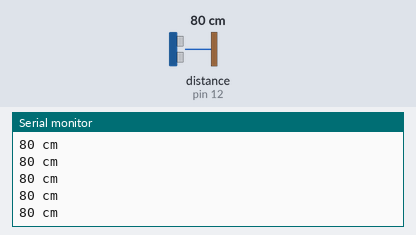
The sketch below on a simulated Arduino Uno, built with avr-gcc and run on an emulated ATmega328P. Shown: the last lines printed to the serial monitor. Wiring (inferred from the names in the program): ultrasonic range finder: trigger pin 13; echo pin 12. The inputs (shaded band) are chosen by the test bench; at power-on: distance to the obstacle (sensor on pin 12) 80 cm. The echo pulse lasts 58.3 µs per cm.

Above: at 1.2 s.
1.3 s: distance to the obstacle (sensor on pin 12) set to 2 cm
At 1.59 s:
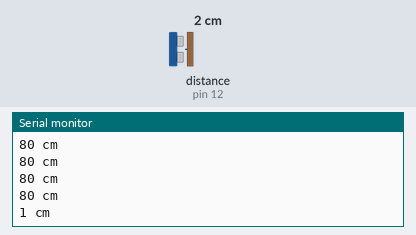
2.8 s: distance to the obstacle (sensor on pin 12) set to 4 cm
At 2.8 s:
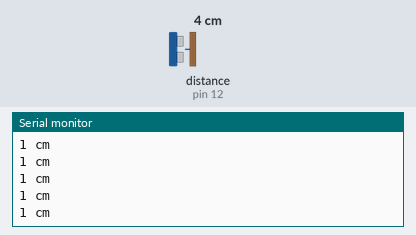
Timing chart, 0 to 5.8 s (numbered marks = the images above; inputs shaded):
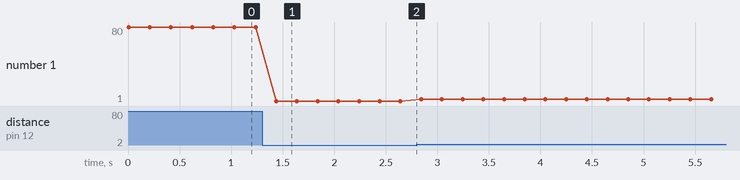

Measured:
- after the input at 1.3 s, the serial monitor: prints a new line after 0.14 s (image 1)
- plotted number 1: 80 → 1 after the input at 1.3 s, 1 → 3 after the input at 2.8 s

The sketch:

DISTANCIA_PC.ino
```cpp
/*
  ZDAY 2014 - PORTO
  Medidor de distâncias
 */

int pino_ativa_sensor = 13; // Porta digital associada ao pino de ativação do sensor
int pino_resultado_sensor = 12; // Porta digital associada ao pino do resultado do sensor
long tempo = 0; // Variável para guardar o tempo de voo
int distancia = 0; // Variável para guardar a conversão para centímetros

void setup() {
  // Definir a porta digital associada à ativação do sensor como saída
  pinMode(pino_ativa_sensor, OUTPUT);
  // Definir a porta digital associada ao resultado do sensor como entrada
  pinMode(pino_resultado_sensor, INPUT);
  // Configuração da velocidade comunicação da porta série
  Serial.begin(9600);
}

// Parte do código que executa infinitamente
void loop() {
  // Para ativar o sensor, é necessário emitir um pulso, pelo que
  // colocamos a porta no estado LOW, colocamos depois como HIGH
  // e por fim novamente LOW
  digitalWrite(pino_ativa_sensor, LOW);  // Desativa saída digital
  delayMicroseconds(2);                  // Aguarda 2 microssegundos
  digitalWrite(pino_ativa_sensor, HIGH); // Ativa saída digital
  delayMicroseconds(5);                  // Aguarda 5 microssegundos
  digitalWrite(pino_ativa_sensor, LOW);  // Desativa saída digital

  // O sensor devolve um pulso proporcional ao tempo que passou entre
  // a emissão e a receção do sinal. A função seguinte conta quantos
  // microssegundos este pulso dura e guarda o valor na variável tempo
  tempo = pulseIn(pino_resultado_sensor, HIGH);
  // O som percorre 340 m/s a 15ºC, o que corresponde aproximadamente a
  // 29 microssegundos por centimetro. Como o tempo contado é o de ida e
  // o de volta, tem de se dividir por dois
  distancia = tempo / 29 / 2;
  Serial.print(distancia); // Envia a distância obtida para o PC
  Serial.println(" cm");   // Envia o texto " cm" e nova linha
  delay(200); // Aguarda 200 ms
}
```
